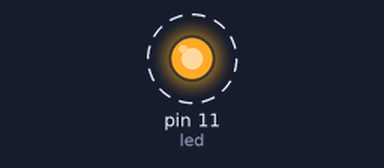
Simulated run of this sketch. Board: Arduino Uno, built with avr-gcc and run on an emulated ATmega328P. Parts: output pins drawn as LEDs (lit = HIGH). Dashed ring = blinking.

Above: at 0.1 s.
Timing chart, 0 to 3.0 s (numbered marks = the images above):
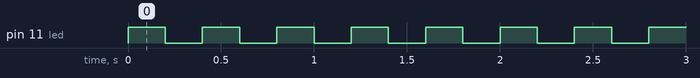

Measured:
- by itself, pin 11 (led): alternates HIGH for 0.20 s and LOW for 0.20 s

The sketch:

Led.ino
```cpp
// (licence header left out)
const int led = 11; //Broche de la led
const int ledDelay = 200;   //délai de clignotement de la led (durée état haut = durée état bas)

void setup() {

    pinMode(led, OUTPUT);  //Mise en sortie de la broche LED

}//End setup

void loop() {

    digitalWrite(led, HIGH);
    delay(ledDelay);
    digitalWrite(led, LOW);
    delay(ledDelay);

}//End loop
```
